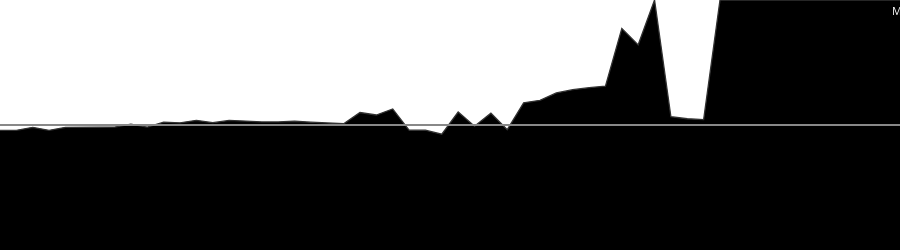

This figure's notebook cell:
### Code cell
plot_eval_graph(eval_bar)

### Figure 1 — Plotly figure (JSON) as saved in the notebook; plotly's stock layout.template omitted (floating-point values rounded to 4 significant figures)
{"data": [{"customdata": [-35, -34, -15, -34, -15, -16, -14, -13, 5, -13, 18, 14, 30, 15, 29, 25, 20, 20, 24, 18, 13, 8, 80, 64, 103, -33, -33, -59, 83, -8, 76, -30, 142, 158, 205, 226, 239, 249, 617, 513, 800, 53, 40, 34, 800, 800, 800, 800, 800, 800, 800, 800, 800, 800, 800, 800], "fill": "tozeroy", "fillcolor": "#000000", "hovertemplate": "Move: %{x}<br>Eval: %{customdata} cp<extra></extra>", "line": {"color": "#333333", "width": 1.3}, "mode": "lines", "showlegend": false, "x": [0, 1, 2, 3, 4, 5, 6, 7, 8, 9, 10, 11, 12, 13, 14, 15, 16, 17, 18, 19, 20, 21, 22, 23, 24, 25, 26, 27, 28, 29, 30, 31, 32, 33, 34, 35, 36, 37, 38, 39, 40, 41, 42, 43, 44, 45, 46, 47, 48, 49, 50, 51, 52, 53, 54, 55], "y": [765, 766, 785, 766, 785, 784, 786, 787, 805, 787, 818, 814, 830, 815, 829, 825, 820, 820, 824, 818, 813, 808, 880, 864, 903, 767, 767, 741, 883, 792, 876, 770, 942, 958, 1005, 1026, 1039, 1049, 1417, 1313, 1600, 853, 840, 834, 1600, 1600, 1600, 1600, 1600, 1600, 1600, 1600, 1600, 1600, 1600, 1600], "type": "scatter"}], "layout": {"shapes": [{"line": {"color": "#888888", "width": 2}, "type": "line", "x0": 0, "x1": 1, "xref": "x domain", "y0": 800, "y1": 800, "yref": "y"}], "annotations": [{"font": {"color": "white", "size": 11}, "showarrow": false, "text": "M7", "x": 44, "y": 1600, "yshift": 10}, {"font": {"color": "white", "size": 11}, "showarrow": false, "text": "M6", "x": 45, "y": 1600, "yshift": 10}, {"font": {"color": "white", "size": 11}, "showarrow": false, "text": "M5", "x": 46, "y": 1600, "yshift": 10}, {"font": {"color": "white", "size": 11}, "showarrow": false, "text": "M4", "x": 47, "y": 1600, "yshift": 10}, {"font": {"color": "white", "size": 11}, "showarrow": false, "text": "M4", "x": 48, "y": 1600, "yshift": 10}, {"font": {"color": "white", "size": 11}, "showarrow": false, "text": "M3", "x": 49, "y": 1600, "yshift": 10}, {"font": {"color": "white", "size": 11}, "showarrow": false, "text": "M3", "x": 50, "y": 1600, "yshift": 10}, {"font": {"color": "white", "size": 11}, "showarrow": false, "text": "M2", "x": 51, "y": 1600, "yshift": 10}, {"font": {"color": "white", "size": 11}, "showarrow": false, "text": "M2", "x": 52, "y": 1600, "yshift": 10}, {"font": {"color": "white", "size": 11}, "showarrow": false, "text": "M2", "x": 53, "y": 1600, "yshift": 10}, {"font": {"color": "white", "size": 11}, "showarrow": false, "text": "M1", "x": 54, "y": 1600, "yshift": 10}, {"font": {"color": "white", "size": 11}, "showarrow": false, "text": "M0", "x": 55, "y": 1600, "yshift": -10}], "xaxis": {"range": [0, 55], "showgrid": false, "showticklabels": false, "zeroline": false, "title": {}}, "yaxis": {"range": [0, 1600], "showgrid": false, "showticklabels": false, "zeroline": false, "title": {}}, "margin": {"l": 0, "r": 0, "t": 0, "b": 0}, "paper_bgcolor": "white", "plot_bgcolor": "white", "showlegend": false, "height": 250, "hovermode": "x"}}
